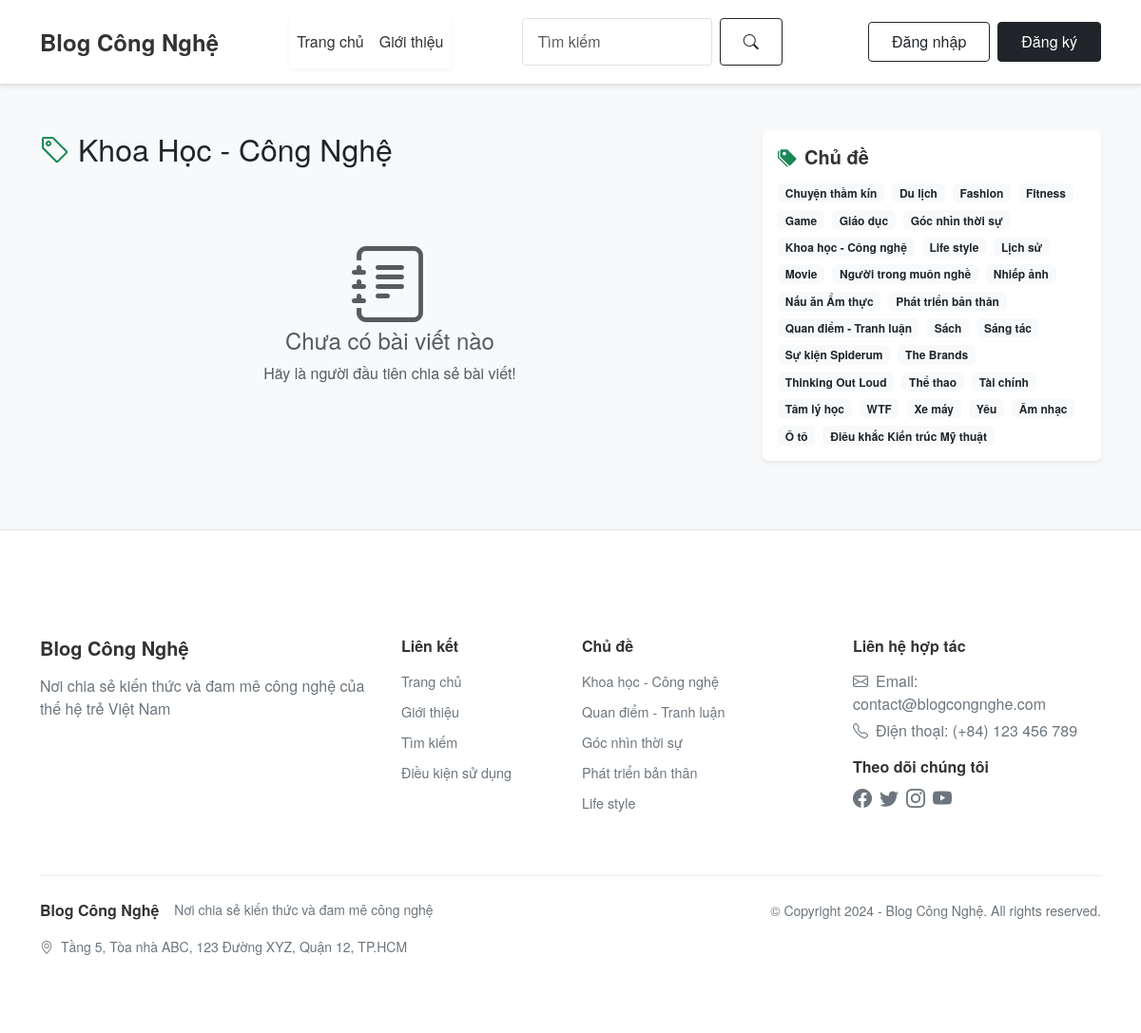
Page /category/2 on the committed database.
### models.py (models this page shows)
class Category(db.Model):
    id = db.Column(db.Integer, primary_key=True)
    name = db.Column(db.String(100), unique=True, nullable=False)
    description = db.Column(db.String(255))
    posts = db.relationship('Post', backref='category', lazy=True)

### routes/posts.py (the view)
@posts_bp.route('/category/<int:category_id>')
def category(category_id):
    from flask import request
    page = request.args.get('page', 1, type=int)
    category = Category.query.get_or_404(category_id)
    posts = Post.query.filter_by(category_id=category.id).order_by(Post.date_posted.desc()).paginate(page=page, per_page=10)
    categories = Category.query.order_by(Category.name).all()
    return render_template('category_posts.html', category=category, posts=posts, categories=categories)

### templates/category_posts.html (shortened to what this page needs)
{% extends "base.html" %}
{% block content %}
<div class="container mt-5">
    <div class="row">
        <div class="col-lg-8">
            <h2 class="section-title mb-4">
                <i class="bi bi-tag text-success me-2"></i>{{ category.name|e|title }}
            </h2>
            {% if posts.items %}
                {% for post in posts.items %}
                <div class="post-item mb-4" data-post-url="{{ url_for('posts.post', post_id=post.id) }}">
                    <div class="row g-0">
                        <div class="col-md-4">
                            {% if post.image_path %}
                                <img src="{{ url_for('static', filename='uploads/' + post.image_path) }}" alt="{{ post.title }}" class="img-fluid rounded-start h-100" style="object-fit: cover;">
                            {% else %}
                                <img src="{{ url_for('static', filename='uploads/default_post_image.jpg') }}" alt="Default Post Image" class="img-fluid rounded-start h-100" style="object-fit: cover;">
                            {% endif %}
                        </div>
                        <div class="col-md-8">
                            <div class="card-body h-100 d-flex flex-column">
                                <div class="mb-2">
                                    <span class="badge bg-secondary me-2">{{ post.category.name }}</span>
                                    <span class="text-muted small">
                                        <i class="bi bi-clock me-1"></i>{{ (post.content|length / 200)|round|int }} phút đọc
                                    </span>
                                </div>
                                <h5 class="card-title mb-2">{{ post.title }}</h5>
                                <p class="card-text text-muted mb-3">{{ post.content | truncate(120) }}</p>
                                <div class="mt-auto">
                                    <div class="d-flex align-items-center justify-content-between">
                                        <div class="d-flex align-items-center">
                                            <img src="{{ url_for('static', filename='uploads/' + post.author.profile_image) }}" alt="{{ post.author.username }}" class="rounded-circle me-2" style="width: 24px; height: 24px; object-fit: cover;">
                                            <span class="fw-bold small">{{ post.author.username }}</span>
                                        </div>
                                        <div class="d-flex gap-3">
                                            <span class="text-danger small">
                                                <i class="bi bi-heart-fill me-1"></i>{{ post.likes|length }}
                                            </span>
                                            <span class="text-primary small">
                                                <i class="bi bi-chat-dots-fill me-1"></i>{{ post.post_comments|length }}
                                            </span>
                                        </div>
                                    </div>
                                </div>
                            </div>
                        </div>
                    </div>
                </div>
                {% endfor %}
                {% if posts.pages > 1 %}
                <nav aria-label="Page navigation" class="mt-5">
                    <ul class="pagination justify-content-center">
                        {% if posts.has_prev %}
                        <li class="page-item">
                            <a class="page-link" href="{{ url_for('posts.category', category_id=category.id, page=posts.prev_num) }}">
                                <i class="bi bi-chevron-left"></i>
                            </a>
                        </li>
                        {% endif %}
                        {% for page_num in posts.iter_pages(left_edge=1, right_edge=1, left_current=2, right_current=2) %}
                            {% if page_num %}
                                {% if posts.page == page_num %}
                                <li class="page-item active">
                                    <span class="page-link">{{ page_num }}</span>
                                </li>
                                {% else %}
                                <li class="page-item">
                                    <a class="page-link" href="{{ url_for('posts.category', category_id=category.id, page=page_num) }}">{{ page_num }}</a>
                                </li>
                                {% endif %}
                            {% else %}
                            <li class="page-item disabled">
                                <span class="page-link">...</span>
                            </li>
                            {% endif %}
                        {% endfor %}
                        {% if posts.has_next %}
                        <li class="page-item">
                            <a class="page-link" href="{{ url_for('posts.category', category_id=category.id, page=posts.next_num) }}">
                                <i class="bi bi-chevron-right"></i>
                            </a>
                        </li>
                        {% endif %}
                    </ul>
                </nav>
                {% endif %}
            {% else %}
                <div class="text-center py-5">
                    <i class="bi bi-journal-text display-1 text-muted mb-3"></i>
                    <h4 class="text-muted">Chưa có bài viết nào</h4>
                    <p class="text-muted">Hãy là người đầu tiên chia sẻ bài viết!</p>
                </div>
            {% endif %}
        </div>
        <div class="col-lg-4">
            <div class="card shadow-sm border-0 mb-4">
                <div class="card-body">
                    <h5 class="card-title mb-3"><i class="bi bi-tags-fill text-success me-2"></i>Chủ đề</h5>
                    <div class="d-flex flex-wrap gap-2">
                        {% for cat in categories %}
                            <a href="{{ url_for('posts.category', category_id=cat.id) }}" class="badge bg-light text-dark text-decoration-none">{{ cat.name }}</a>
                        {% endfor %}
                    </div>
                </div>
            </div>
        </div>
    </div>
</div>
{% endblock %}

### rows in the picture
Category: name "Khoa Học - Công Nghệ", name "Khoa học - Công nghệ"
Category: name "Chuyện thầm kín"
Category: name "Du lịch"
Category: name "Fashion"
Category: name "Fitness"
Category: name "Game"
Category: name "Giáo dục"
Category: name "Góc nhìn thời sự"
Category: name "Life style"
Category: name "Lịch sử"
Category: name "Movie"
Category: name "Người trong muôn nghề"
Category: name "Nhiếp ảnh"
Category: name "Nấu ăn Ẩm thực"
Category: name "Phát triển bản thân"
Category: name "Quan điểm - Tranh luận"
Category: name "Sách"
Category: name "Sáng tác"
Category: name "Sự kiện Spiderum"
Category: name "The Brands"
Category: name "Thinking Out Loud"
Category: name "Thể thao"
Category: name "Tài chính"
Category: name "Tâm lý học"
Category: name "WTF"
Category: name "Xe máy"
Category: name "Yêu"
Category: name "Âm nhạc"
Category: name "Ô tô"
Category: name "Điêu khắc Kiến trúc Mỹ thuật"
